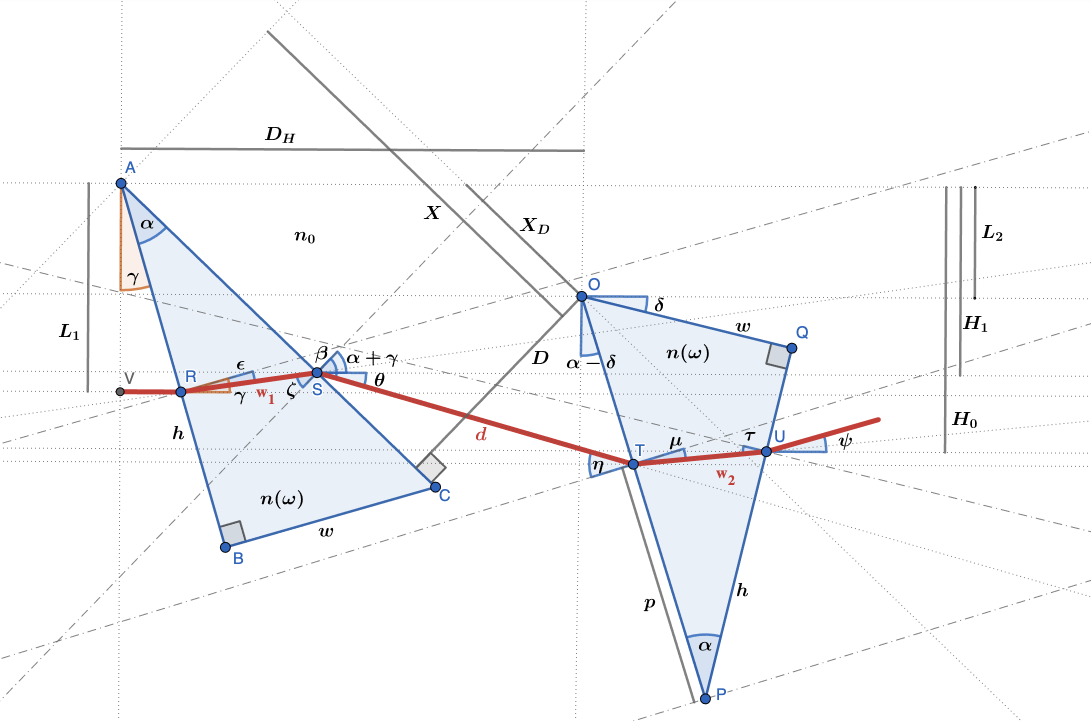
#> input picture prism_layout_general.png, 2182 x 1442 px (shown at 1/2 size)
$ jupyter execute --allow-errors prism_compressor.ipynb
#> lines starting #> are read from the running program, lines starting #| are printed output that depends on the picture
# Prism Compressor/Pulse shaper design for the P-MoPA project.

This script includes the numerical investigation of the design of the dispersion system required for the P-MoPA experiment

[cell 1]
#load libraries
from matplotlib import pyplot as plt
import numpy as np
from matplotlib.pyplot import figure
import re
import scipy as sp
from scipy.fft import fft,ifft #discrete fourier transforms
import sympy as smp #library for symbolic mathematics
from sympy import symbols, diff, integrate, oo
import pandas as pd

from ipywidgets import interact
import ipywidgets as widgets
import plotly.graph_objects as go

# Universal constants

[cell 2]
c=2.99792458e8 #speed of light in vacuum
q=1.602e-19 #C, electron charge
m_e = 9.1093837e-31 #kg, mass of an electron
epsilon_0 = 8.854e-12 #permitivity of free space (SI units)

# Modulator (Plasma) stage considerations:

[cell 3]
n_e0 = 2.5e23 #m^-3, on-axis electron density (base value)
delta_n_e = (2.5e-2)/2 #relative amplitude of wake driven by seed pulse
omega_p0 = np.sqrt(n_e0*q**2/(m_e*epsilon_0)) #plasma frequency on axis
T_p = 2*np.pi/omega_p0 #plasma period
L_mod = 0.05 #length of the modulator stage [m]
delta_phi = 0 #phase of plasma relative to seed pulse

# Laser Pulse Considerations + FFT grid:

[cell 4]
lambda_0 = 1030e-9 #central wavelength
omega_0 = 2*np.pi*c/lambda_0 #calculating central frequency
t_FWHM = 1.0e-12 # [s] temporal width of the pulse
delta_omega_0 = 4*np.log(2)/t_FWHM #FWHM spectral width of input pulse, where t_FWHM is the FWHM of the temporal intensity profile

m_max = 6 #max number of expected sidebands (after modulator stage)
#define omega grid (for Fourier Transform)
omega_grid_min = -m_max*omega_p0
omega_grid_max = m_max*omega_p0
delta_omega_grid = omega_p0/10000
N = np.log((omega_grid_max-omega_grid_min)/(delta_omega_grid))/np.log(2) #calculate nominal no. grid points and find corresponding power of 2
N = int(2**(np.ceil(N))) #Calculate number of grid points, and ensure is an even integer
omega_grid = np.arange(-N/2*delta_omega_grid,(N/2)*delta_omega_grid,delta_omega_grid) #Define grid in frequency space. Note that this grid is centered at ω0!

#define grid for time
delta_t_grid = 2*np.pi/(N*delta_omega_grid) #spacing of points on time grid
t_grid = np.arange(-N/2*delta_t_grid,N/2*delta_t_grid,delta_t_grid) #define grid in t space (centered around 0)

Beta = 1/2*omega_p0**2/omega_0*delta_n_e*L_mod/c #beta parameter of modulator

print("Number of grid points used in Fourier transforms: {:0.0f} ".format(N))
print("Range of frequency grid: ± {:0.2f} ωp".format(m_max))
print("Range of time grid: ± {:0.5f} ps".format(N/2*delta_t_grid *1e12))

The following function simply returns the shape of the incident pulse for plotting according to
\begin{equation}
    E_{in}(t)=f(t)e^{-i\omega_0 t}=e^{-\frac{1}{2}\left(\frac{t-t_0}{\sigma}\right)^2}e^{-i\omega_0 t}
\end{equation}
The factor $e^{-i\omega_0 t}$ will be ignored for simplicity, and only $f(t)$ will be considered, and it is assumed that $t_0=0$

[cell 5]
def get_E_in(t=float,t_FWHM=float):
    t_sigma = t_FWHM/(2*np.sqrt(2*np.log(2))) #time FWHM to sigma
    f_t = np.exp(-t**2/(2*2*t_sigma**2)) #there's an extra factor of 2 in the exponent! FWHM is meant for the intensity, not the E field!
    return f_t

Next, the electric field of the original pulse will be modulated according to
\begin{equation}
    E_{out}(t)=E_{in}(t)\cdot e^{-i \beta \cos(\omega_{p0}t-\Delta \phi)}
\end{equation}
where
\begin{equation}
    \beta = \frac{1}{2}\frac{\omega_p^2}{\omega_0}\frac{L_{mod}}{c} \left[\frac{\delta n_e}{n_0}\right]
\end{equation}
is the modulator parameter

# Input Laser Pulse:

[cell 6]
E_in_t = get_E_in(t=t_grid,t_FWHM=t_FWHM) #generating E filed entering the modulator
E_out_t = E_in_t*np.exp(-1j*Beta*np.cos(omega_p0*t_grid-delta_phi)) #E field of the pulse leaving the modulator

fig = plt.figure(figsize=(10,3))
plt.plot(t_grid*1e12,E_in_t,color='black',label='before modulator')
plt.plot(t_grid*1e12,np.abs(E_in_t)**2,label=r'intensity in $|E_{in}|^2$')
plt.plot(t_grid*1e12,np.abs(E_out_t)**2,label=r'intensity out $|E_{out}|^2$')
plt.xlabel('t [ps]')
plt.ylabel(r'$E_{in}$')
plt.xlim(-3*t_FWHM*1e12,3*t_FWHM*1e12)
plt.title('Pulse entering the dispersive system')
plt.legend()
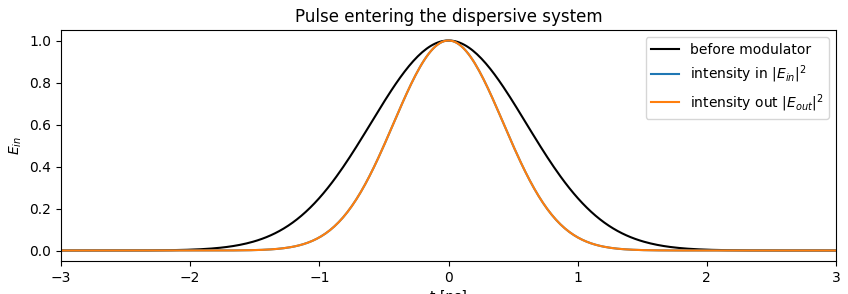
#> figure drawn by matplotlib, 1 panel; curve peaks at x = 5.34e-09, y = 1; curve peaks at x = 5.34e-09, y = 1; curve peaks at x = 5.34e-09, y = 1

Now I want to get
\begin{equation}
    a(\omega)=\frac{1}{\sqrt{2\pi}}\int_{-inf}^{inf}\left[f(t)e^{-i\omega_0 t}\right]e^{i\omega t}dt = \frac{1}{\sqrt{2\pi}}\int_{-inf}^{inf}\left[e^{-\frac{1}{2}\left(\frac{t-t_0}{\sigma}\right)^2}e^{-i\omega_0 t}\right]e^{i\omega t}dt
\end{equation}
In other words, $a(\omega)$ is the fourier transform of $E_{in}(t)$, and should be possible to solve analytically. Sympy does not compile, however, and it's necessary to perform a discrete fourier transform. Again, the factor $e^{-i\omega_0 t}$ will be ignored for simplicity

# Effect of Modulator in Frequency space:

[cell 7]
fig,axs=plt.subplots(1,2,figsize=(12,4),sharex=False)

b_in_omega = np.roll(np.sqrt(N/(2*np.pi))*delta_t_grid*fft(E_in_t),int(N/2))
b_out_omega = np.roll(np.sqrt(N/(2*np.pi))*delta_t_grid*fft(E_out_t),int(N/2))

axs[0].plot(omega_grid/omega_p0, np.abs(b_in_omega))
axs[0].set_xlabel(r'$(\omega-\omega_0)/\omega_p$')
axs[0].set_ylabel(r'$a(\omega)$')
axs[0].set_title('Pulse spectrum before modulator')
axs[0].set_xlim(-5,5)
#axs[0].set_yscale('log')

axs[1].plot(omega_grid/omega_p0,np.abs(b_out_omega),label=("n_e={:.2e}".format(n_e0)))
axs[1].set_xlabel(r'$(\omega-\omega_0)/\omega_p$')
axs[1].set_title("Pulse spectrum after modulator")

axs[1].legend()
axs[1].set_xlim(-5,5)

ax2=axs[1].twiny()
sidebands=[-3,-2,-1,0,1,2,3]
new_nm_ticks=[]
for n in sidebands:
    new_nm_ticks.append(int(2*np.pi*c/(omega_0+n*omega_p0)*1e9))
ax2.set_xlim(axs[1].get_xlim())
ax2.set_xticks(sidebands)
ax2.set_xticklabels(new_nm_ticks)
ax2.set_xlabel('wavelength [nm]')
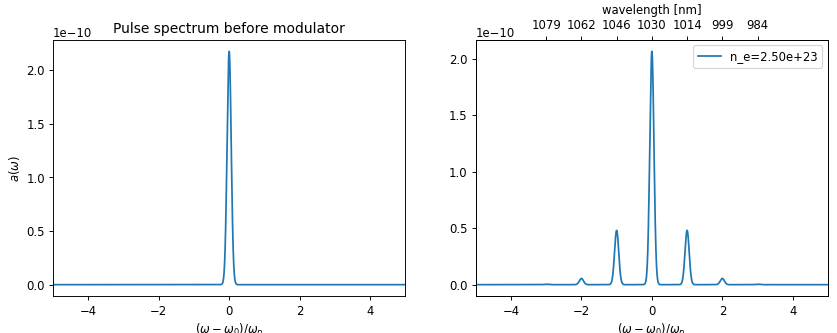
#> figure drawn by matplotlib, 2 panels; panel 1: curve peaks at x = 3.07e-11, y = 2.17e-10; panel 2: curve peaks at x = 3.07e-11, y = 2.06e-10

# Optical properties of glass + the Sellmeier formula

The Sellmeier Equation is a semi-empirical formula refering to the index of refraction of a material:
\begin{equation}
n(\lambda)=\sqrt{1+A+\sum_i \frac{B_i\lambda^2}{\lambda^2-C_i}}
\end{equation}
where $B_i$, $C_i$ are experimentally found material-specific coefficients.
or, in terms of $\omega$:
\begin{equation}
n(\omega)=\sqrt{1+A+\frac{4\pi^2}{\omega^2}\sum_i \frac{B_i c^2}{\frac{4\pi^2c^2}{\omega^2}-C_i}}
\end{equation}
and the phase shift can be then expressed as
\begin{equation}
    \phi(\omega)=\frac{\omega}{c}n(\omega)z=\frac{\omega z}{c}\sqrt{1+A+\frac{4\pi^2}{\omega^2}\sum_i \frac{B_i c^2}{\frac{4\pi^2c^2}{\omega^2}-C_i}}
\end{equation}

# Analytical definition of the Sellmeier formula, using SymPy:

[cell 8]
A_sym,B_1_sym,B_2_sym,B_3_sym,C_1_sym,C_2_sym,C_3_sym,lambda_sym,lambda_micron_sym=symbols('A B_1 B_2 B_3 C_1 C_2 C_3 lambda lambda_mu',real=True)
c_sym,omega_sym=symbols('c omega',real=True)
lambda_sym = 2*smp.pi*c_sym/omega_sym
lambda_micron_sym = lambda_sym*1e6 #tabulated Sellmeier coefficients assume wavelength provided in microns
n_sellm_sym=smp.sqrt(1+A_sym+(B_1_sym*lambda_micron_sym**2)/(lambda_micron_sym**2-C_1_sym)+(B_2_sym*lambda_micron_sym**2)/(lambda_micron_sym**2-C_2_sym)+(B_3_sym*lambda_micron_sym**2)/(lambda_micron_sym**2-C_3_sym))
n_sellm_intermediate = smp.lambdify([omega_sym,c_sym,A_sym,B_1_sym,B_2_sym,B_3_sym,C_1_sym,C_2_sym,C_3_sym],n_sellm_sym)

def n_sellm(omega,materials,mat_name):
    mat_info=materials[mat_name]
    A,B,C=mat_info[0],mat_info[1],mat_info[2]
    return n_sellm_intermediate(omega,3e8,A,B[0],B[1],B[2],C[0],C[1],C[2])

n_sellm_sym

# Sellmeier Coefficients of Common Optical Materials:
taken from: https://refractiveindex.info/

[cell 9]
# a dictionary of materials, including their Sellmeier coefficients as [A,[B_1,B_2,B_3],[C_1,C_2,C_3]]
materials={
    # GLASSES:
    'BK7': [0,[1.03961212,0.231792344,1.01046945],[0.00600069867,0.0200179144,103.560653]],
    "Infrasil": [0,[4.76523070e-1,6.27786368e-1,8.72274404e-1],[2.84888095e-3,1.18369052e-2,9.56856012e1]],
    "FusedSilica7980": [0,[0.68374049400,0.42032361300,0.58502748000],[0.00460352869,0.01339688560,64.49327320000]],
    'F2': [0,[1.34533359,0.209073176,0.937357162],[0.00997743871,0.0470450767,111.886764]], #https://www.thorlabs.com/newgrouppage9.cfm?objectgroup_id=6973
    'LASF9': [0,[2.00029547,0.298926886,1.806918430],[0.01214260170,0.0538736236,156.5308290]],
    'BAF10': [0,[1.5851495,0.143559385,1.08521269],[0.00926681282,0.0424489805,105.613573]],
    'BAK1': [0,[1.12365662,0.309276848,0.881511957],[0.00644742752,0.0222284402,107.297751]],
    'FK51A': [0,[0.971247817,0.216901417,0.904651666],[0.00472301995,0.0153575612,168.68133]],
    'SF5': [0,[1.52481889,0.187085527,1.42729015],[0.011254756,0.0588995392,129.141675]],
    'SF10': [0,[1.62153902,0.256287842,1.64447552],[0.0122241457,0.0595736775,147.468793]],
    'SF11': [0,[1.73759695,0.313747346,1.89878101],[0.013188707,0.0623068142,155.23629]],
    'SHOTT_SK': [0,[1.28189012,0.257738258,0.96818604],[0.0072719164,0.0242823527,110.377773]],
    'SHOTT_SSK': [0,[1.4306027,0.153150554,1.01390904],[0.00823982975,0.0333736841,106.870822]],
    'SHOTT_BK': [0,[1.26538542,0.0144191073,1.00323028],[0.00813104078,0.0543303226,102.821166]],
    'SHOTT_BaK': [0,[1.12365662,0.309276848,0.881511957],[0.00644742752,0.0222284402,107.297751]],
    'SHOTT_FK': [0,[0.973346627,0.146642231,0.679304225],[0.00640795469,0.020565293,80.4965389]],
    'SHOTT_LaK': [0,[1.28773667,0.518244853,26.1756109],[0.0055754192,0.0223679524,1892.2533]],
    'SHOTT_PK': [0,[1.15610775,0.153229344,0.785618966],[0.00585597402,0.0194072416,140.537046]],
    'SHOTT_BaFS': [0,[1.53652081,0.156971102,1.30196815],[0.0108435729,0.0562278762,131.3397]],
    'SHOTT_SF': [0,[1.55912923,0.284246288,0.968842926],[0.0121481001,0.0534549042,112.174809]],
    'SHOTT_LaSF': [0,[2.00029547,0.298926886,1.80691843],[0.0121426017,0.0538736236,156.530829]],

    # FLUORIDES:
    'CsF': [0,[0.60,0.56,5.92],[0,0.121,78.74]],
    'CaF2': [0.33973 ,[0.69913,0.11994,4.35181],[0.09374,21.18,38.46]],#https://www.thorlabs.com/newgrouppage9.cfm?objectgroup_id=6973
    'KF': [0,[0.55083,0.29162,3.60001],[0,0.126,51.55]],
    'Mg2F':[0,[0.41344023,0.50497499,2.4904862],[0.03684262,0.09076162,23.771995]],

    # OXIDES:
    'Al2O3_Sapphire': [0,[1.4313493,0.65054713,5.3414021],[0.0726631,0.1193242,18.028251]], #Sapphire

    # MISCELLANEOUS:
    'Si': [0,[10.6684293,0.0030434748,1.54133408],[0.301516485,1.13475115,1104]],
    'ZnSe': [-0.689818,[4.855169,0.673922,2.481890],[0.056359,0.056336,2222.114]]
}

[cell 10]
omegas=omega_0+omega_grid #get a copy of omega grid, this time centered at omega_0 (noy zero)

# General compressor layout using a set of 2 prisms:

[cell 11]
fig = plt.figure(dpi=300)
prism_img = plt.imread("prism_layout_general.png")
#> prism_img is the input picture: shape (1442, 2182, 4) float32; mean R, G, B, A 0.971, 0.979, 0.982, 1
#> the sliders are set to 
plt.axis('off')
plt.imshow(prism_img)

# Analytical relations for the angles and distances defined in the figure above:

\begin{equation}
    \epsilon=\arcsin\left(\frac{n_0}{n(\omega)}\sin(\gamma)\right)
\end{equation}

\begin{equation}
    \zeta=\epsilon+\alpha
\end{equation}

\begin{equation}
    \beta=\arcsin\left(\frac{n(\omega)}{n_0}\sin(\zeta)\right)
\end{equation}

\begin{equation}
    \theta=\beta-\alpha-\gamma
\end{equation}

\begin{equation}
    \eta=\alpha+\theta-\delta
\end{equation}

\begin{equation}
    \mu=\arcsin\left(\frac{n_0}{n(\omega)}\sin(\eta)\right)
\end{equation}

\begin{equation}
    \tau=\alpha-\mu
\end{equation}

\begin{equation}
    w_1=\frac{\sin(\pi-\alpha-\gamma)}{\sin(\pi+\zeta)}L_1\left[\tan(\gamma+\alpha)-\tan(\gamma)\right]
\end{equation}

\begin{equation}
    H_1=L_1-w_1\sin(\gamma-\epsilon)
\end{equation}

\begin{equation}
    X_D=X-D\tan(\alpha+\gamma)
\end{equation}

\begin{equation}
    L_2=X_D\cos(\alpha+\gamma)
\end{equation}

\begin{equation}
    D_H=\frac{D}{\cos(\alpha+\gamma)}+X_D\sin(\alpha+\gamma)
\end{equation}

\begin{equation}
    d=\frac{\sin(\frac{\pi}{2}+\alpha-\delta)}{\sin(\frac{\pi}{2}+\delta-\alpha-\theta)}\left[D_H-L_1\tan(\gamma)-w_1\cos(\gamma-\epsilon)+(H_1-L_2)\tan(\alpha-\delta) \right]
\end{equation}

\begin{equation}
    p=\frac{L_2+w\sin(\delta)+h\cos(\delta)-L_1+w_1\sin(\gamma-\epsilon)-d\sin(\theta)}{\cos(\alpha-\delta)}
\end{equation}

\begin{equation}
    w_2=\frac{p\sin(\alpha)}{\sin(\frac{\pi}{2}-\alpha+\mu)}
\end{equation}

\begin{equation}
    \phi(\omega)=\frac{\omega}{c}\left[n(\omega)(w_1+w_2)+n_0d\right]
\end{equation}

The final formula is too involved (rather messy) to write analytically; instead, the analytical treatment is left for symPy to deal with, while we stick to defining the angles and dimensions using the variables derived one step before.

also, we want to make use of the Brewster's angle on the interface between the prisms/wedges and the space separating them. At CALA, the laser beam is (quite conveniently) polarized in the plane parallel to the optical table. This means that we require

\begin{equation}
    \beta=\beta_{Brewster}=\arctan\left(\frac{n(\omega_0)}{n_0}\right)
\end{equation}
This puts restrictions on the prism's main (top corner) angle $\alpha$:
\begin{equation}
    \alpha_B=\arcsin\left[\frac{n_0}{n(\omega_0)}\sin\left(\arctan\left(\frac{n(\omega_0)}{n_0}\right)\right)\right]-\arcsin\left[\frac{n_0}{n(\omega_0)}\sin(\gamma)\right]
\end{equation}
Conversely, this formula can be rewritten to find a suitable tilt angle $\gamma$ for an enforced prism apex angle $\alpha$. This version is perhaps more useful since prisms are usually manufactured using standard angles (i.e. 30 deg apex angle):

\begin{equation}
    \gamma_{REQ}=\arctan\left[\frac{n(\omega)}{n_0}\sin\left[\arcsin\left(\frac{n_0}{n(\omega)}\sin\left(\arctan\left(\frac{n(\omega_0)}{n_0}\right)\right)-\alpha\right)\right]\right]
\end{equation}

# Turning these analytical equations into python functions:

[cell 12]
alpha_sym,gamma_sym,delta_sym,epsilon_sym,zeta_sym,beta_sym,theta_sym,eta_sym,mu_sym,tau_sym,psi_sym=symbols('alpha gamma delta epsilon zeta beta theta eta mu tau psi',real=True)
n_env_sym,n_sym,h_sym,L1_sym,L2_sym,D_sym=symbols('n0 n h L1 L2 D',real=True)
w_sym,w1_sym,H0_sym,H1_sym,d_sym,p_sym,w2_sym,X_sym,X_D_sym,D_H_sym=symbols('w w1 H0 H1 d p w2 X X_D D_H',real=True)
phi_sym=symbols('phi',real=True)

epsilon_sym=smp.asin(n_env_sym/n_sellm_sym*smp.sin(gamma_sym))
zeta_sym=epsilon_sym+alpha_sym
beta_sym=smp.asin(n_sellm_sym/n_env_sym*smp.sin(zeta_sym))
theta_sym=beta_sym-alpha_sym-gamma_sym
eta_sym=alpha_sym+theta_sym-delta_sym
mu_sym=smp.asin(n_env_sym/n_sellm_sym*smp.sin(eta_sym))
tau_sym=alpha_sym-mu_sym

w_sym=h_sym*smp.tan(alpha_sym)
w1_sym=L1_sym*(smp.tan(gamma_sym+alpha_sym)-smp.tan(gamma_sym))*smp.sin(smp.pi/2-gamma_sym-alpha_sym)/smp.sin(smp.pi/2+zeta_sym)
H1_sym=L1_sym-w1_sym*smp.sin(gamma_sym-epsilon_sym)
X_D_sym=X_sym-D_sym*smp.tan(alpha_sym+gamma_sym)
L2_sym=X_D_sym*smp.cos(alpha_sym+gamma_sym)
D_H_sym=D_sym/smp.cos(alpha_sym+gamma_sym)+X_D_sym*smp.sin(alpha_sym+gamma_sym)
d_sym=smp.sin(smp.pi/2+alpha_sym-delta_sym)/smp.sin(smp.pi/2+delta_sym-alpha_sym-theta_sym)*(D_H_sym-L1_sym*smp.tan(gamma_sym)-w1_sym*smp.cos(gamma_sym-epsilon_sym)+(H1_sym-L2_sym)*smp.tan(alpha_sym-delta_sym))
p_sym=(L2_sym+w_sym*smp.sin(delta_sym)+h_sym*smp.cos(delta_sym)-L1_sym+w1_sym*smp.sin(gamma_sym-epsilon_sym)-d_sym*smp.sin(theta_sym))/smp.cos(alpha_sym-delta_sym)
w2_sym=p_sym*smp.sin(alpha_sym)/(smp.sin(smp.pi/2-alpha_sym+mu_sym))
tau_sym=alpha_sym-mu_sym
psi_sym=smp.asin(n_sellm_sym/n_env_sym*smp.sin(tau_sym))-delta_sym

H0_sym=smp.Abs(w1_sym*smp.sin(gamma_sym-epsilon_sym)-d_sym*smp.sin(theta_sym)+w2_sym*smp.sin(alpha_sym-delta_sym-mu_sym)-L1_sym)
phi_sym=omega_sym/c_sym*(n_sellm_sym*(w1_sym+w2_sym)+n_env_sym*d_sym)
phi_prime_sym=smp.diff(phi_sym,omega_sym)

# Defining numerical functions to return the beam walk-off, spectral phase shift, etc.:

[cell 13]
#create numerical function from symbolic expression for H, and use it so that Sellmeier coefficients can be nicely used
H0_interm=smp.lambdify([omega_sym,alpha_sym,D_sym,gamma_sym,delta_sym,c_sym,A_sym,B_1_sym,B_2_sym,B_3_sym,C_1_sym,C_2_sym,C_3_sym,n_env_sym,L1_sym,X_sym,h_sym],H0_sym)
def H0_omega(omega,materials,mat_name,D,n_env,alpha,gamma,delta,L1,X,h):
    mat_info=materials[mat_name]
    A,B,C=mat_info[0],mat_info[1],mat_info[2]
    return H0_interm(omega,alpha,D,gamma,delta,3e8,A,B[0],B[1],B[2],C[0],C[1],C[2],n_env,L1,X,h)

beta_interm=smp.lambdify([omega_sym,alpha_sym,D_sym,gamma_sym,delta_sym,c_sym,A_sym,B_1_sym,B_2_sym,B_3_sym,C_1_sym,C_2_sym,C_3_sym,n_env_sym,L1_sym,X_sym,h_sym],beta_sym)
def beta_omega(omega,materials,mat_name,D,n_env,alpha,gamma,delta,L1,X,h):
    mat_info=materials[mat_name]
    A,B,C=mat_info[0],mat_info[1],mat_info[2]
    return beta_interm(omega,alpha,D,gamma,delta,3e8,A,B[0],B[1],B[2],C[0],C[1],C[2],n_env,L1,X,h)

psi_interm=smp.lambdify([omega_sym,alpha_sym,D_sym,gamma_sym,delta_sym,c_sym,A_sym,B_1_sym,B_2_sym,B_3_sym,C_1_sym,C_2_sym,C_3_sym,n_env_sym,L1_sym,X_sym,h_sym],psi_sym)
def psi_omega(omega,materials,mat_name,D,n_env,alpha,gamma,delta,L1,X,h):
    mat_info=materials[mat_name]
    A,B,C=mat_info[0],mat_info[1],mat_info[2]
    return psi_interm(omega,alpha,D,gamma,delta,3e8,A,B[0],B[1],B[2],C[0],C[1],C[2],n_env,L1,X,h)

phi_interm=smp.lambdify([omega_sym,alpha_sym,D_sym,gamma_sym,delta_sym,c_sym,A_sym,B_1_sym,B_2_sym,B_3_sym,C_1_sym,C_2_sym,C_3_sym,n_env_sym,L1_sym,X_sym,h_sym],phi_sym)
phi_prime_interm=smp.lambdify([omega_sym,alpha_sym,D_sym,gamma_sym,delta_sym,c_sym,A_sym,B_1_sym,B_2_sym,B_3_sym,C_1_sym,C_2_sym,C_3_sym,n_env_sym,L1_sym,X_sym,h_sym],phi_prime_sym)
def phase_shift(omega,materials,mat_name,D,n_env,alpha,gamma,delta,L1,X,h):
    mat_info=materials[mat_name]
    A,B,C=mat_info[0],mat_info[1],mat_info[2]
    T=phi_interm(omega,alpha,D,gamma,delta,3e8,A,B[0],B[1],B[2],C[0],C[1],C[2],n_env,L1,X,h)
    T0=phi_interm(omega_0,alpha,D,gamma,delta,3e8,A,B[0],B[1],B[2],C[0],C[1],C[2],n_env,L1,X,h)
    T1=phi_prime_interm(omega_0,alpha,D,gamma,delta,3e8,A,B[0],B[1],B[2],C[0],C[1],C[2],n_env,L1,X,h)*(omega-omega_0)
    return T-T0-T1 #subtract zeroth and first term in the Taylor expansion

# Applying the ideal phase shift:

[cell 14]
# ideal phase shift calculation here:
ideal_phase,omega_0_sym = symbols('psi_m omega_0',real=True)
omega_p_sym = symbols('omega_p',real=True)
ideal_phase = smp.pi/2*smp.Abs((omega_sym-omega_0_sym)/omega_p_sym)
_ideal_phase = smp.lambdify([omega_sym,omega_0_sym,omega_p_sym],ideal_phase)

# Plotting the layout, spectral phase shift, etc.:
note: this module uses ipywidgets, which routinely fail to appear in the GitHub preview. This may require pulling and running the code locally.

[cell 15]
import warnings
#> (the rest of this cell did not finish here and is left out)

# Plot the corresponding pulse train for the latest configuration of the prism compressor, (from a continuously updated and saved file):

[cell 16]
# Initialize empty lists to store data
time_values = []
real_values = []
complex_values = []

# Read data from the file
file_name = "P-MoPA_E-field_example.txt"
with open(file_name, "r") as file:
    # Skip the header row
#> (reads P-MoPA_E-field_example.txt from the repository)
    next(file)

    # Read data line by line
    for line in file:
        parts = line.split("\t")
        time_values.append(float(parts[0]))
        real_values.append(float(parts[1]))
        complex_values.append(float(parts[2]))

# Convert real and complex parts to complex numbers
electric_field = np.array(real_values) + 1j * np.array(complex_values)

# Calculate the magnitude of the electric field
magnitude = np.abs(electric_field)

# Plot the magnitude
plt.figure(figsize=(8, 6))
plt.plot(np.array(time_values), magnitude**2, linestyle='-')
plt.xlim(-2e-12,2e-12)
plt.title("Magnitude of Electric Field vs. Time")
plt.xlabel("Time (s)")
plt.ylabel("Magnitude of Electric Field")
plt.grid(True)
plt.show()
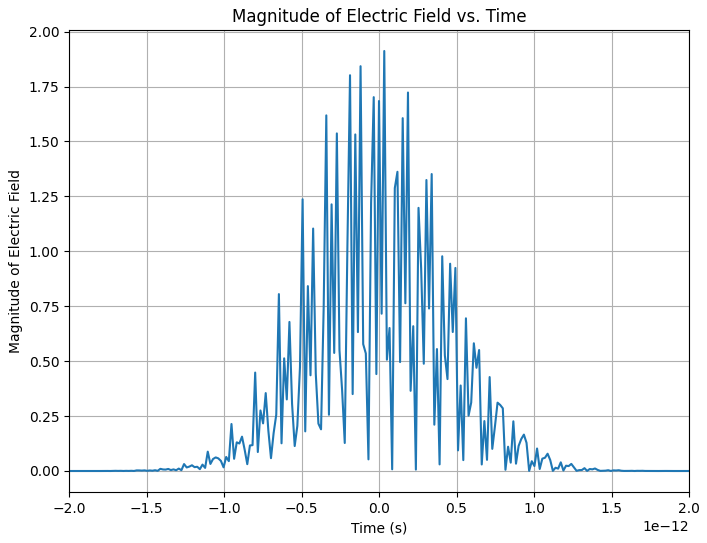
#> figure drawn by matplotlib, 1 panel; curve peaks at x = 3.4e-14, y = 1.91
